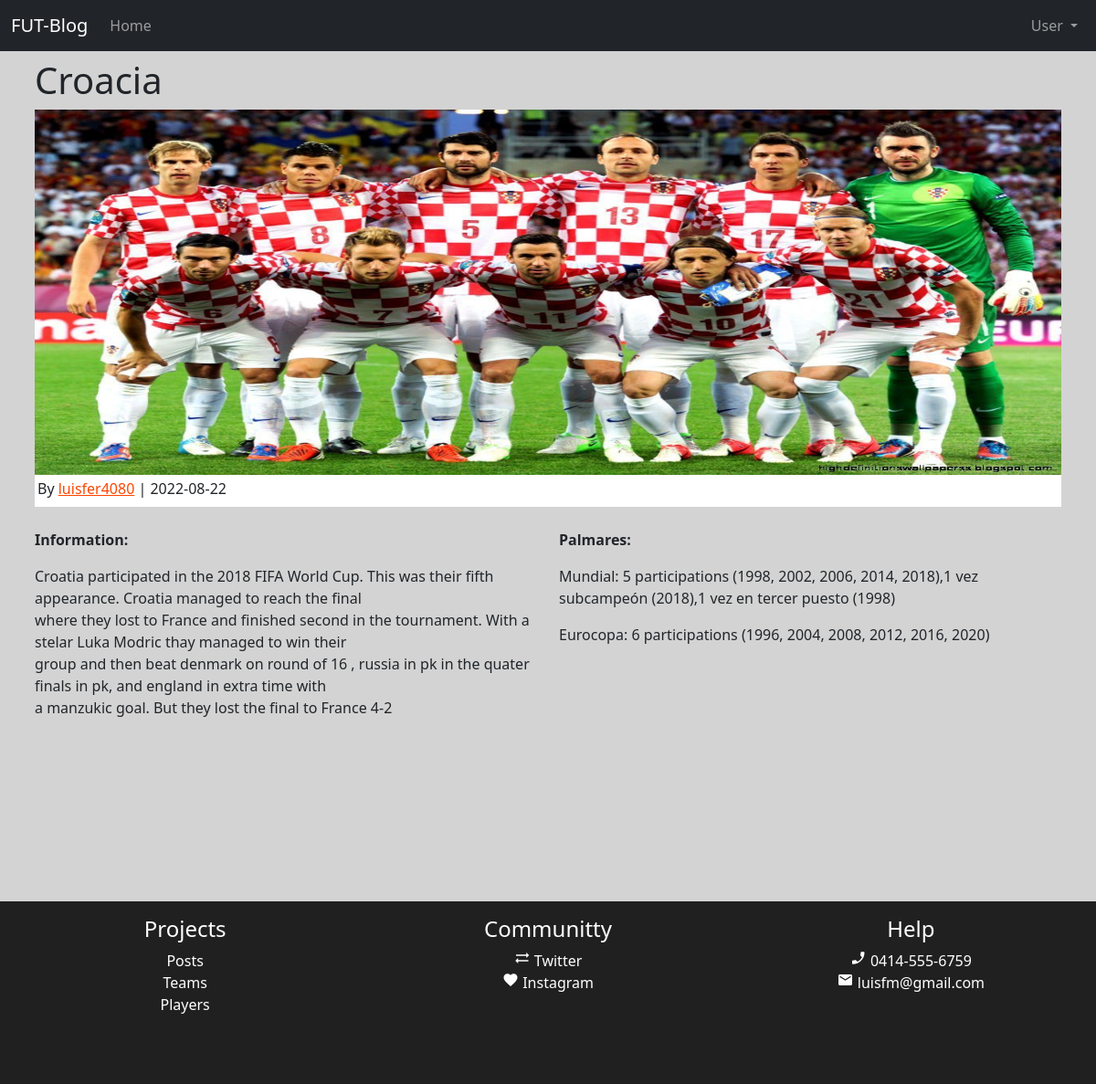
Screenshot of /team/view/1 with the database file from the repository.
### app.py (models this page shows, shortened)
class Team (db.Model, UserMixin):
    id = db.Column(db.Integer, primary_key=True)
    name = db.Column(db.String(150), unique=True)
    text = db.Column(db.Text, nullable = False)
    palmares = db.Column(db.Text, nullable = False)
    team_pic = db.Column(db.String(), nullable = False)
    type = db.Column(db.String(150), nullable = False)
    date_created = db.Column(db.DateTime(timezone=True), default=datetime.utcnow)
    players = db.relationship('Player', secondary=team_player, backref='plays')
    fk_user = db.Column(db.Integer, db.ForeignKey('user.id'))

class User (db.Model,UserMixin):
    id = db.Column(db.Integer, primary_key=True)
    name = db.Column(db.String(150))
    email = db.Column(db.String(150), unique=True)
    username = db.Column(db.String(150), unique=True)
    password_hash = db.Column(db.String(150))
    type = db.Column(db.Integer )
    date_created = db.Column(db.DateTime(timezone=True), default=datetime.utcnow)
    posts = db.relationship('Post', backref = 'user')
    teams = db.relationship('Team', backref = 'user')
    players = db.relationship('Player', backref = 'user')
    @property
    def password(self):
        raise AttributeError('password is not readeable attribute')

### app.py (the view)
@app.route('/team/view/<int:id>')
def view_team(id):
    team = Team.query.get_or_404(id)
    return render_template("view_team.html", team=team,user=current_user)

### templates/view_team.html (shortened to what this page needs)
{% extends 'base.html' %}
{% block content %}
    <div class="container p-2">
        <h1> {{team.name}} </h1>
        <img src="{{url_for('static', filename = 'images/'+ team.team_pic)}}" class="img_view_team">
        <div class="f-images">
            <span> By <a href="/view_post/{{team.user.id}}" style="color: orangered">{{team.user.username}}</a> | {{team.date_created.strftime('%Y-%m-%d')}}</span>
        </div>
        <br>
        <div class="row">
            <div class="col-sm">
                <strong>Information: </strong><br>
                <p>{{team.text|safe}}</p><br>
            </div>
            <div class="col-sm">
                <strong>Palmares: </strong><br>
                <p>{{team.palmares|safe}}</p>
            </div>
        </div>
        <br>
    </div>
    <br>
    {% include 'footer.html' %}
{% endblock %}

### static/css/main.css (style rules this page uses)
body { background-color: lightgray; }
.f-images { height: 35px; padding: 3px; background-color: white; }
.img_view_team { display: block; width: 100%; height: 400px; }

### rows the page displays
Team: name "Croacia", team_pic (picture), date_created "2022-08-22", text "Croatia participated in the 2018 FIFA World Cup. This was their fifth appearance. Croatia managed to reach the final where they lost to France and finished second in the tournament. With a stelar Luka Modric thay managed to win their group and then beat denmark on round of 16 , russia in pk in the quater finals in pk, and england in extra time with a manzukic goal. But they lost the final to France 4-2", palmares "Mundial: 5 participations (1998, 2002, 2006, 2014, 2018),1 vez subcampeón (2018),1 vez en tercer puesto (1998) Eurocopa: 6 participations (1996, 2004, 2008, 2012, 2016, 2020)"
User: user.username "luisfer4080"
